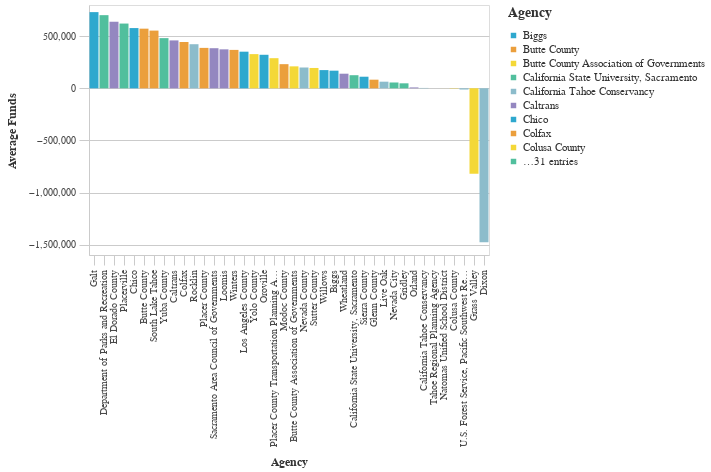

Source (notebook cell):
### Markdown cell above
### Lowest Average Total Funds by Agency ($2021)

### Code cell
#Bar chart Bottom Average Total Requested Funds by Agency
avg_funds_bottom = (df>>group_by(_.primary_agency_name)>>summarize(avg_funds=_.adjusted_total_requested.mean())>>arrange(-_.avg_funds)).tail(50)

chart5=( _dla_utils.basic_bar_chart_no_save((avg_funds_bottom.tail(40)), 'primary_agency_name','avg_funds', 'primary_agency_name', district))

chart5=chart5.encode([alt.Tooltip('primary_agency_name', title=_dla_utils.labeling('primary_agency_name')),
                alt.Tooltip('avg_funds', title=_dla_utils.labeling('avg_funds'), format="$,.2f")
                          ]
                                   )
display(chart5)

### Figure 1 — Vega-Lite specification as saved in the notebook (floating-point values rounded to 4 significant figures)
{"config": {"view": {"continuousWidth": 400, "continuousHeight": 300}, "axis": {"domainColor": "#cbcbcb", "grid": true, "gridColor": "#cbcbcb", "gridWidth": 1, "labelColor": "#474747", "labelFont": "Nunito Sans", "labelFontSize": 10, "labelPadding": 4, "tickColor": "#cbcbcb", "tickSize": 10, "titleColor": "#333", "titleFont": "Raleway", "titleFontSize": 12, "titlePadding": 10}, "axisBand": {"grid": false}, "background": "white", "font": "Raleway", "header": {"labelFont": "Nunito Sans", "titleFont": "Raleway"}, "legend": {"labelColor": "#333", "labelFont": "Nunito Sans", "labelFontSize": 11, "labelLimit": 0, "padding": 1, "symbolSize": 30, "symbolType": "square", "titleColor": "#333", "titleFont": "Raleway", "titleFontSize": 14, "titlePadding": 10}, "title": {"anchor": "middle", "font": "Raleway", "fontSize": 18, "fontWeight": 300, "offset": 20}}, "data": {"name": "data-1e21e2401348a9399bddfd99c35dd1d3"}, "mark": "bar", "encoding": {"color": {"field": "primary_agency_name", "legend": {"symbolLimit": 10, "title": "Agency"}, "scale": {"range": ["#2EA8CE", "#EB9F3C", "#F4D837", "#51BF9D", "#8CBCCB", "#9487C0"]}, "type": "nominal"}, "tooltip": [{"field": "primary_agency_name", "title": "Agency", "type": "nominal"}, {"field": "avg_funds", "format": "$,.2f", "title": "Average Funds", "type": "quantitative"}], "x": {"field": "primary_agency_name", "sort": "-y", "title": "Agency", "type": "nominal"}, "y": {"field": "avg_funds", "title": "Average Funds", "type": "quantitative"}}, "height": 250, "width": 400, "$schema": "https://vega.github.io/schema/vega-lite/v4.17.0.json", "datasets": {"data-1e21e2401348a9399bddfd99c35dd1d3": [{"primary_agency_name": "Galt", "avg_funds": 731700.0}, {"primary_agency_name": "Department of Parks and Recreation", "avg_funds": 702500.0}, {"primary_agency_name": "El Dorado County", "avg_funds": 639300.0}, {"primary_agency_name": "Placerville", "avg_funds": 621900.0}, {"primary_agency_name": "Chico", "avg_funds": 578500.0}, {"primary_agency_name": "Butte County", "avg_funds": 572800.0}, {"primary_agency_name": "South Lake Tahoe", "avg_funds": 554300.0}, {"primary_agency_name": "Yuba County", "avg_funds": 481900.0}, {"primary_agency_name": "Caltrans", "avg_funds": 460200.0}, {"primary_agency_name": "Colfax", "avg_funds": 444800.0}, {"primary_agency_name": "Rocklin", "avg_funds": 423600.0}, {"primary_agency_name": "Placer County", "avg_funds": 388300.0}, {"primary_agency_name": "Sacramento Area Council of Governments", "avg_funds": 385200.0}, {"primary_agency_name": "Loomis", "avg_funds": 374300.0}, {"primary_agency_name": "Winters", "avg_funds": 369000.0}, {"primary_agency_name": "Los Angeles County", "avg_funds": 351900.0}, {"primary_agency_name": "Yolo County", "avg_funds": 328400.0}, {"primary_agency_name": "Oroville", "avg_funds": 322200.0}, {"primary_agency_name": "Placer County Transportation Planning Agency", "avg_funds": 289500.0}, {"primary_agency_name": "Modoc County", "avg_funds": 232000.0}, {"primary_agency_name": "Butte County Association of Governments", "avg_funds": 211000.0}, {"primary_agency_name": "Nevada County", "avg_funds": 200000.0}, {"primary_agency_name": "Sutter County", "avg_funds": 195500.0}, {"primary_agency_name": "Willows", "avg_funds": 175000.0}, {"primary_agency_name": "Biggs", "avg_funds": 169600.0}, {"primary_agency_name": "Wheatland", "avg_funds": 140500.0}, {"primary_agency_name": "California State University, Sacramento", "avg_funds": 126100.0}, {"primary_agency_name": "Sierra County", "avg_funds": 111600.0}, {"primary_agency_name": "Glenn County", "avg_funds": 83090.0}, {"primary_agency_name": "Live Oak", "avg_funds": 63830.0}, {"primary_agency_name": "Nevada City", "avg_funds": 56130.0}, {"primary_agency_name": "Gridley", "avg_funds": 48140.0}, {"primary_agency_name": "Orland", "avg_funds": 8832.0}, {"primary_agency_name": "California Tahoe Conservancy", "avg_funds": 3841.0}, {"primary_agency_name": "Tahoe Regional Planning Agency", "avg_funds": 0.0}, {"primary_agency_name": "Natomas Unified School District", "avg_funds": -491.8}, {"primary_agency_name": "Colusa County", "avg_funds": -3166.0}, {"primary_agency_name": "U.S. Forest Service, Pacific Southwest Region", "avg_funds": -11630.0}, {"primary_agency_name": "Grass Valley", "avg_funds": -819100.0}, {"primary_agency_name": "Dixon", "avg_funds": -1478000.0}]}}
